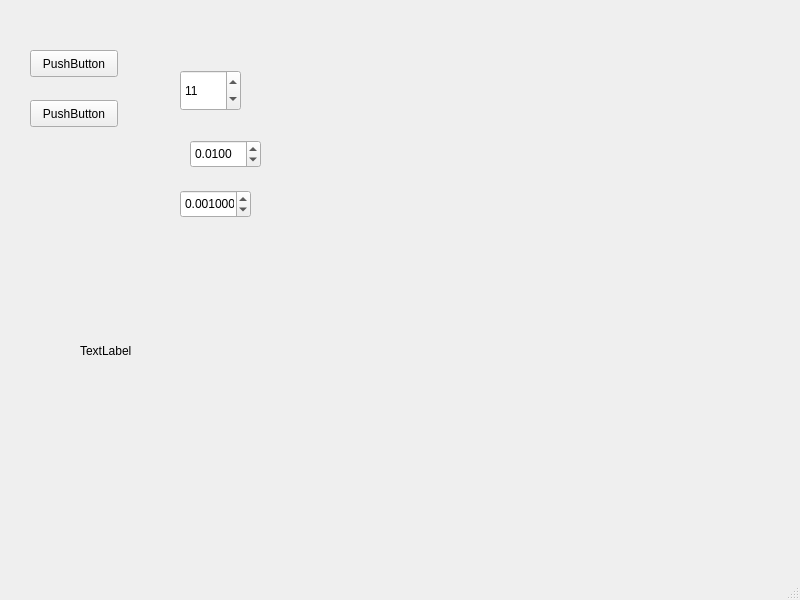
<?xml version="1.0" encoding="UTF-8"?>
<ui version="4.0">
 <class>MainWindow</class>
 <widget class="QMainWindow" name="MainWindow">
  <property name="geometry">
   <rect>
    <x>0</x>
    <y>0</y>
    <width>800</width>
    <height>600</height>
   </rect>
  </property>
  <property name="windowTitle">
   <string>MainWindow</string>
  </property>
  <widget class="QWidget" name="centralwidget">
   <widget class="QSpinBox" name="neuronSpinBox">
    <property name="geometry">
     <rect>
      <x>180</x>
      <y>70</y>
      <width>61</width>
      <height>41</height>
     </rect>
    </property>
    <property name="minimum">
     <number>1</number>
    </property>
    <property name="maximum">
     <number>50</number>
    </property>
    <property name="value">
     <number>11</number>
    </property>
   </widget>
   <widget class="QDoubleSpinBox" name="learningRateSpinBox">
    <property name="geometry">
     <rect>
      <x>190</x>
      <y>140</y>
      <width>71</width>
      <height>28</height>
     </rect>
    </property>
    <property name="decimals">
     <number>4</number>
    </property>
    <property name="minimum">
     <double>0.000100000000000</double>
    </property>
    <property name="maximum">
     <double>1.000000000000000</double>
    </property>
    <property name="singleStep">
     <double>0.000100000000000</double>
    </property>
    <property name="value">
     <double>0.010000000000000</double>
    </property>
   </widget>
   <widget class="QDoubleSpinBox" name="stopConditionSpinBox">
    <property name="geometry">
     <rect>
      <x>180</x>
      <y>190</y>
      <width>71</width>
      <height>28</height>
     </rect>
    </property>
    <property name="decimals">
     <number>6</number>
    </property>
    <property name="minimum">
     <double>0.000001000000000</double>
    </property>
    <property name="maximum">
     <double>1.000000000000000</double>
    </property>
    <property name="singleStep">
     <double>0.000001000000000</double>
    </property>
    <property name="value">
     <double>0.001000000000000</double>
    </property>
   </widget>
   <widget class="QPushButton" name="startTrainingButton">
    <property name="geometry">
     <rect>
      <x>30</x>
      <y>50</y>
      <width>88</width>
      <height>27</height>
     </rect>
    </property>
    <property name="text">
     <string>PushButton</string>
    </property>
   </widget>
   <widget class="QPushButton" name="stopTrainingButton">
    <property name="geometry">
     <rect>
      <x>30</x>
      <y>100</y>
      <width>88</width>
      <height>27</height>
     </rect>
    </property>
    <property name="text">
     <string>PushButton</string>
    </property>
   </widget>
   <widget class="QLabel" name="errorLabel">
    <property name="geometry">
     <rect>
      <x>80</x>
      <y>340</y>
      <width>231</width>
      <height>21</height>
     </rect>
    </property>
    <property name="text">
     <string>TextLabel</string>
    </property>
   </widget>
  </widget>
  <widget class="QMenuBar" name="menubar">
   <property name="geometry">
    <rect>
     <x>0</x>
     <y>0</y>
     <width>800</width>
     <height>24</height>
    </rect>
   </property>
  </widget>
  <widget class="QStatusBar" name="statusbar"/>
 </widget>
 <resources/>
 <connections/>
</ui>
